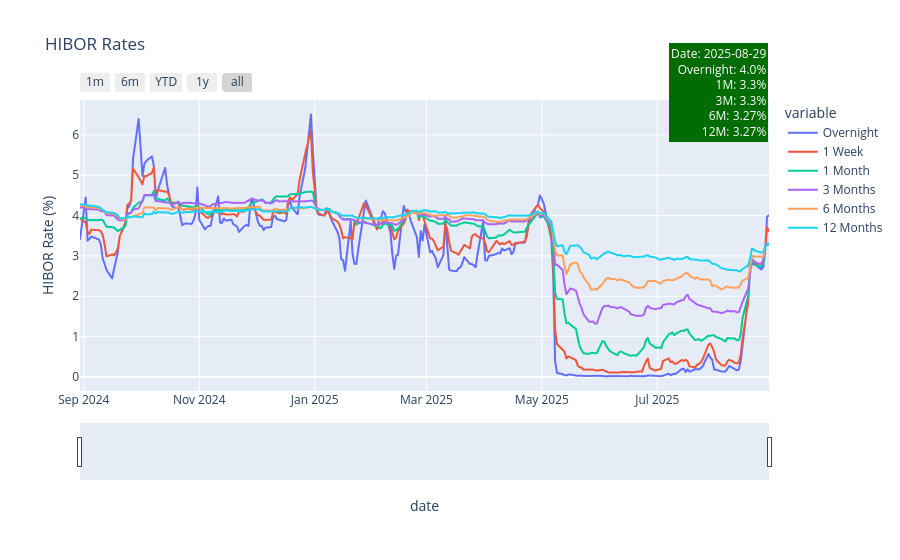

Notebook code for this chart:
### Code cell
hibor_fig = px.line(hibor_df,
             x='date', y=['Overnight', '1 Week', '1 Month', '3 Months', '6 Months', '12 Months'],
             title='HIBOR Rates',
             labels={'end_of_date': 'Date', 'value': 'HIBOR Rate (%)'},
             )

last_date = hibor_df['date'].iloc[0].strftime('%Y-%m-%d')
last_overnight = round(hibor_df['Overnight'].iloc[0],2)
last_1m = round(hibor_df['1 Month'].iloc[0], 2)
last_3m = round(hibor_df['3 Months'].iloc[0], 2)
last_6m = round(hibor_df['6 Months'].iloc[0], 2)
last_12m = round(hibor_df['12 Months'].iloc[0], 2)

hibor_fig.add_annotation(
    text=f"Date: {last_date}<br>Overnight: {last_overnight}%<br>1M: {last_1m}%<br>3M: {last_3m}%<br>6M: {last_6m}%<br>12M: {last_12m}%",
    xref="paper", yref="paper",
    x=1, y=1.2,  
    showarrow=False,
    bgcolor="rgba(1, 108, 2, 1)",
    borderwidth=2,
    font=dict(size=12, color="white"),
    align='right',
)

hibor_fig.update_layout(
    xaxis_rangeslider_visible=True,
)

hibor_fig.update_xaxes(
    rangeslider_visible=True,
    rangeselector=dict(
        buttons=list([
            dict(count=1, label="1m", step="month", stepmode="backward"),
            dict(count=6, label="6m", step="month", stepmode="backward"),
            dict(count=1, label="YTD", step="year", stepmode="todate"),
            dict(count=1, label="1y", step="year", stepmode="backward"),
            dict(step="all")
        ])
    )
)

hibor_fig.show()

### Figure 1 — Plotly figure (JSON) as saved in the notebook; plotly's stock layout.template omitted (floating-point values rounded to 4 significant figures; data arrays with more than 128 entries replaced by an {"elided": "..."} marker saying what was removed)
{"data": [{"hovertemplate": "variable=Overnight<br>date=%{x}<br>HIBOR Rate (%)=%{y}<extra></extra>", "legendgroup": "Overnight", "line": {"color": "#636efa", "dash": "solid"}, "marker": {"symbol": "circle"}, "mode": "lines", "name": "Overnight", "showlegend": true, "type": "scattergl", "x": {"elided": "244 str values"}, "xaxis": "x", "y": {"elided": "244 float values"}, "yaxis": "y"}, {"hovertemplate": "variable=1 Week<br>date=%{x}<br>HIBOR Rate (%)=%{y}<extra></extra>", "legendgroup": "1 Week", "line": {"color": "#EF553B", "dash": "solid"}, "marker": {"symbol": "circle"}, "mode": "lines", "name": "1 Week", "showlegend": true, "type": "scattergl", "x": {"elided": "244 str values"}, "xaxis": "x", "y": {"elided": "244 float values"}, "yaxis": "y"}, {"hovertemplate": "variable=1 Month<br>date=%{x}<br>HIBOR Rate (%)=%{y}<extra></extra>", "legendgroup": "1 Month", "line": {"color": "#00cc96", "dash": "solid"}, "marker": {"symbol": "circle"}, "mode": "lines", "name": "1 Month", "showlegend": true, "type": "scattergl", "x": {"elided": "244 str values"}, "xaxis": "x", "y": {"elided": "244 float values"}, "yaxis": "y"}, {"hovertemplate": "variable=3 Months<br>date=%{x}<br>HIBOR Rate (%)=%{y}<extra></extra>", "legendgroup": "3 Months", "line": {"color": "#ab63fa", "dash": "solid"}, "marker": {"symbol": "circle"}, "mode": "lines", "name": "3 Months", "showlegend": true, "type": "scattergl", "x": {"elided": "244 str values"}, "xaxis": "x", "y": {"elided": "244 float values"}, "yaxis": "y"}, {"hovertemplate": "variable=6 Months<br>date=%{x}<br>HIBOR Rate (%)=%{y}<extra></extra>", "legendgroup": "6 Months", "line": {"color": "#FFA15A", "dash": "solid"}, "marker": {"symbol": "circle"}, "mode": "lines", "name": "6 Months", "showlegend": true, "type": "scattergl", "x": {"elided": "244 str values"}, "xaxis": "x", "y": {"elided": "244 float values"}, "yaxis": "y"}, {"hovertemplate": "variable=12 Months<br>date=%{x}<br>HIBOR Rate (%)=%{y}<extra></extra>", "legendgroup": "12 Months", "line": {"color": "#19d3f3", "dash": "solid"}, "marker": {"symbol": "circle"}, "mode": "lines", "name": "12 Months", "showlegend": true, "type": "scattergl", "x": {"elided": "244 str values"}, "xaxis": "x", "y": {"elided": "244 float values"}, "yaxis": "y"}], "layout": {"annotations": [{"align": "right", "bgcolor": "rgba(1, 108, 2, 1)", "borderwidth": 2, "font": {"color": "white", "size": 12}, "showarrow": false, "text": "Date: 2025-08-29<br>Overnight: 4.0%<br>1M: 3.3%<br>3M: 3.3%<br>6M: 3.27%<br>12M: 3.27%", "x": 1, "xref": "paper", "y": 1.2, "yref": "paper"}], "legend": {"title": {"text": "variable"}, "tracegroupgap": 0}, "title": {"text": "HIBOR Rates"}, "xaxis": {"anchor": "y", "domain": [0, 1], "rangeselector": {"buttons": [{"count": 1, "label": "1m", "step": "month", "stepmode": "backward"}, {"count": 6, "label": "6m", "step": "month", "stepmode": "backward"}, {"count": 1, "label": "YTD", "step": "year", "stepmode": "todate"}, {"count": 1, "label": "1y", "step": "year", "stepmode": "backward"}, {"step": "all"}]}, "rangeslider": {"visible": true}, "title": {"text": "date"}}, "yaxis": {"anchor": "x", "domain": [0, 1], "title": {"text": "HIBOR Rate (%)"}}}}
